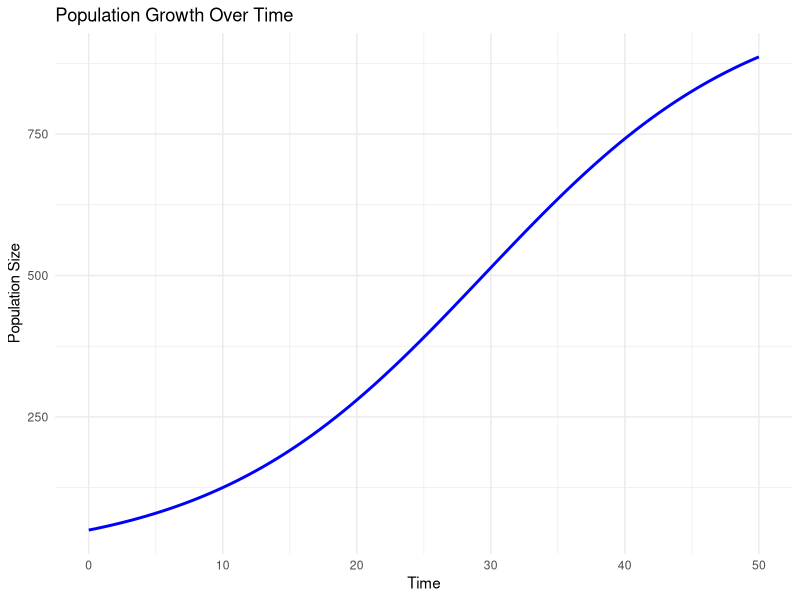

Write R code to recreate this figure.
# Parameters for the Population Growth Model
params <- list(
  growth_rate = 0.1,
  carrying_capacity = 1000,
  initial_population = 50
)

# Time span for the simulation
time_span <- seq(0, 50, by = 0.1)  # Simulate from time 0 to 50 in increments of 0.1

library(deSolve)  # It's better to load libraries at the top

# Exponential Growth Function
exponential_growth <- function(time, state, parameters) {
  with(as.list(c(state, parameters)), {
    dN_dt <- r * N
    list(c(dN_dt))
  })
}

# Logistic Growth Function
logistic_growth <- function(time, state, parameters) {
  with(as.list(c(state, parameters)), {
    dN_dt <- r * N * (1 - N / K)
    list(c(dN_dt))
  })
}

# Simulation Function
simulate_population_growth <- function(params, time_span, model = "exponential") {
  state <- c(N = params$initial_population)
  parameters <- list(r = params$growth_rate)

  if (model == "logistic") {
    parameters$K <- params$carrying_capacity
    model_func <- logistic_growth
  } else {
    model_func <- exponential_growth
  }

  out <- ode(y = state, times = time_span, func = model_func, parms = parameters)
  as.data.frame(out)
}

# Run the simulation
results <- simulate_population_growth(params, time_span, model = "logistic")

# Plotting Function
plot_population_growth <- function(simulation_results) {
  library(ggplot2)
  ggplot(simulation_results, aes(x = time, y = N)) +
    geom_line(color = "blue", size = 1) +
    labs(title = "Population Growth Over Time", x = "Time", y = "Population Size") +
    theme_minimal()
}

# Plot the results
plot_population_growth(results)
